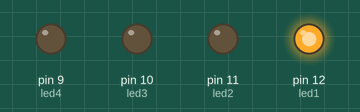
This sketch was run on a simulated Arduino Uno, built with avr-gcc and run on an emulated ATmega328P. Parts: output pins drawn as LEDs (lit = HIGH).

Above: at 0.06 s.
At 0.42 s:
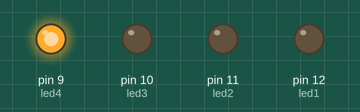
At 1.26 s:
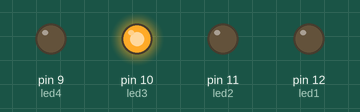
At 2.82 s:
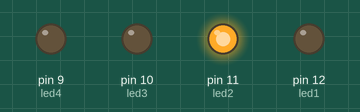
Timing chart, 0 to 3.1 s (numbered marks = the images above):
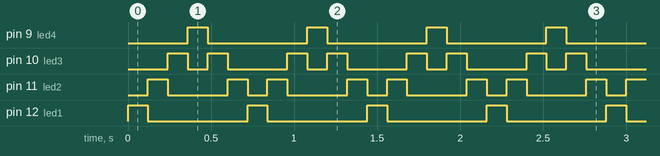

The sketch:

sketch_2_blink_4_led_knight_rider_both_ways.ino
```cpp
int temp = 120; //variable declaration
int led1 = 12;
int led2 = 11;
int led3 = 10;
int led4 = 9;
void setup() {
  pinMode(led1, OUTPUT);
  pinMode(led2, OUTPUT);
  pinMode(led3, OUTPUT); //01111011
  pinMode(led4, OUTPUT);

}

void loop() {
  // put your main code here, to run repeatedly:
  digitalWrite(led1, 1);
  digitalWrite(led4, 0);
  delay(temp);
  digitalWrite(led1, 0);
  digitalWrite(led2, 1);
  delay(temp);
  digitalWrite(led2, 0);
  digitalWrite(led3, 1);
  delay(temp);
  digitalWrite(led3, 0);
  digitalWrite(led4, 1);
  delay(temp);
  digitalWrite(led4, 0);
  digitalWrite(led3, 1);
  delay(temp);
  digitalWrite(led3, 0);
  digitalWrite(led2, 1);
  delay(temp);
  digitalWrite(led2, 0);


}
```

Measured:
- by itself, pin 9 (led4), pin 12 (led1): alternates HIGH for 0.12 s and LOW for 0.60 s
- by itself, pin 10 (led3): repeats every 0.72 s: LOW 0.12 s, HIGH 0.12 s, LOW 0.36 s, HIGH 0.12 s
- by itself, pin 11 (led2): repeats every 0.72 s: LOW 0.36 s, HIGH 0.12 s, LOW 0.12 s, HIGH 0.12 s
